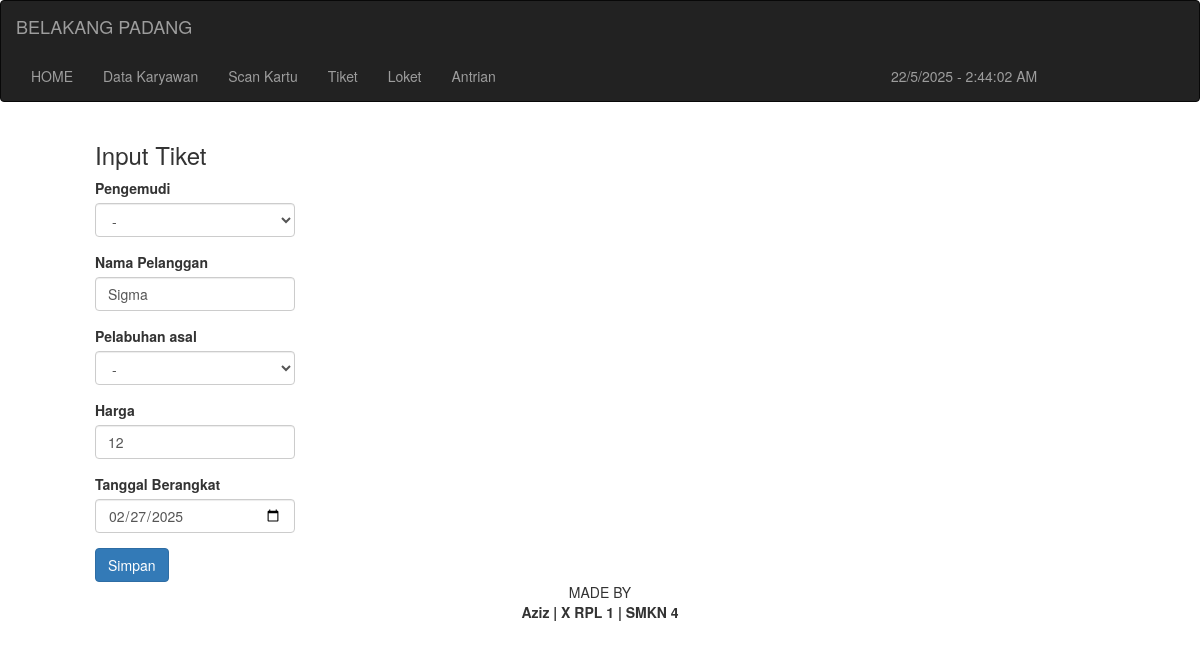
Screenshot of /updTiket.php?id=17 with the database file from the repository.
### tables this page shows
CREATE TABLE `pemesanan` (
  `id_tiket` int(255) NOT NULL,
  `tujuan` varchar(255) NOT NULL,
  `tanggal` date NOT NULL,
  `harga` int(255) NOT NULL,
  `pengemudi` varchar(255) NOT NULL,
  `pelanggan` varchar(255) NOT NULL
);

### updTiket.php (the view, shortened to what this page needs)
<?php
include "koneksi.php";
$id = isset($_POST['id']) ? $_POST['id'] : (isset($_GET['id']) ? $_GET['id'] : null);
$cari = mysqli_query($konek, "SELECT * FROM pemesanan WHERE id_tiket='$id'");
$hasil = mysqli_fetch_array($cari);
?>
<!DOCTYPE html>
<html lang="en">
<head>
    <?php include "header.php" ?>
    <?php include "header.php"; ?>
</head>
<body onload=display_ct();>
    <?php include "menu.php"; ?>
    <div class="container-fluid" style="margin-left: 10vh;">
        <h3>Input Tiket</h3>
        <form method="POST" enctype="multipart/form-data">
            <div class="form-group">
                <label>Pengemudi</label>
                <select class="form-control w200" name="pengemudi" id="pengemudi" onchange="updateSelectedText()">
                    <option value="0">-</option>
                    <?php
                    include "koneksi.php";
                    ?>
                </select>
            </div>
            <div class="form-group">
                <label>Nama Pelanggan</label>
                <?php
                $cari2 = mysqli_query($konek, "SELECT * FROM pemesanan WHERE id_tiket='$id'");
                $hasil2 = mysqli_fetch_array($cari2);
                ?>
                <input type="text" name="pelanggan" id="pelanggan" class="form-control w200" value="<?php echo $hasil2['pelanggan']; ?>" required>
            </div>
            <div class="form-group">
                <label>Pelabuhan asal</label>
                <select class="form-control w200" name="plbTujuan" id="plbTujuan" onchange="updateSelectedText2()">
                    <option value="0">-</option>
                </select>
            </div>
            <div class="form-group">
                <label>Harga</label>
                <input type="number" name="harga" id="harga" class="form-control w200" value="<?php echo $hasil2['harga']; ?>" required>
            </div>
            <div>
                <label for="image">Tanggal Berangkat</label>
                <input class="form-control w200" style="margin-bottom: 15px;" type="date" name="tanggal" id="tanggal" value="<?php echo $hasil['tanggal']; ?>">
            </div>
            <button class="btn btn-primary" name="btnSimpan" id="btnSimpan">Simpan</button>
        </form>
    </div>
    <?php include "footer.php"; ?>
</body>
</html>

### updTiket.php (style rules this page uses)
.w200 { width: 200px; }

### rows the page displays
pemesanan: pelanggan "Sigma", harga "12", tanggal "02/27/2025"
